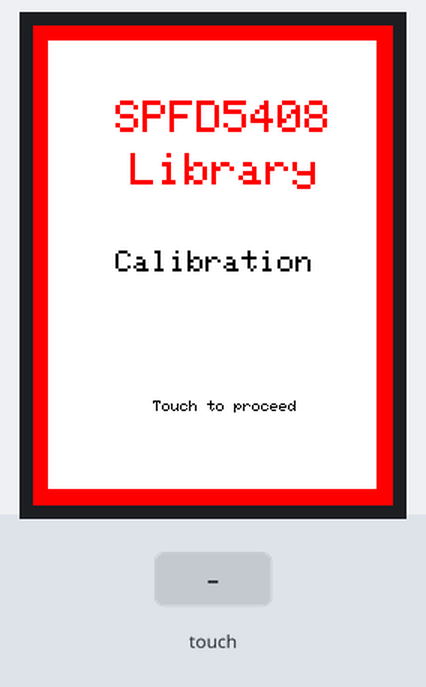
Bench run of a sketch on a simulated Arduino Mega 2560, built with avr-gcc and run on an emulated ATmega2560. Parts: 240×320 colour display. The test bench sets the inputs (shaded band). What the sketch prints to the serial monitor is not drawn.

Above: at 1.1 s.
1.2 s: touch panel pressed at 13 % / 10 % of its raw x / y range
At 1.7 s:
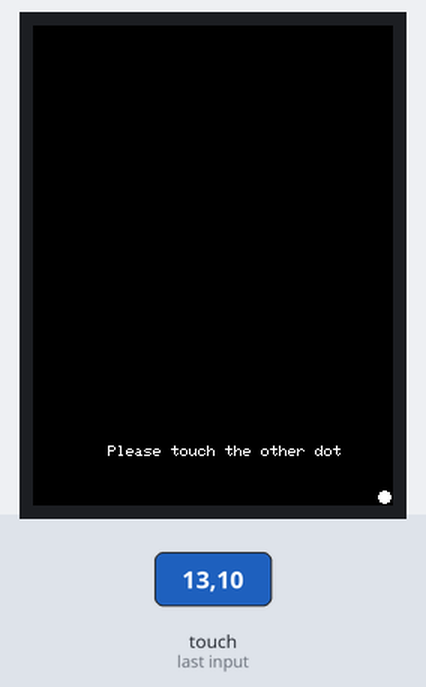
2.8 s: touch panel pressed at 87 % / 90 % of its raw x / y range
At 3.8 s:
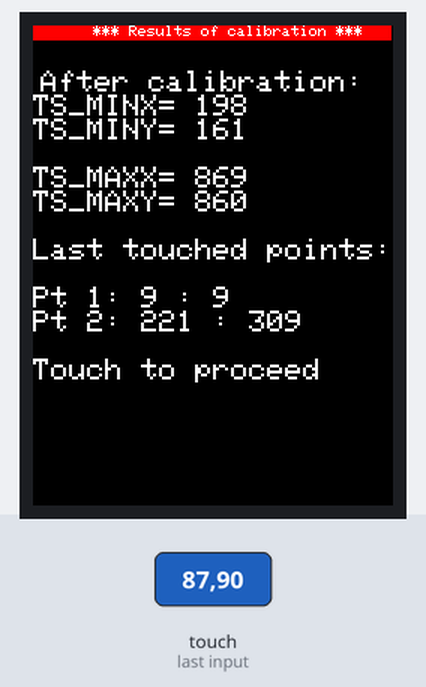
4.7 s: touch panel pressed at 38 % / 10 % of its raw x / y range
At 5.9 s:
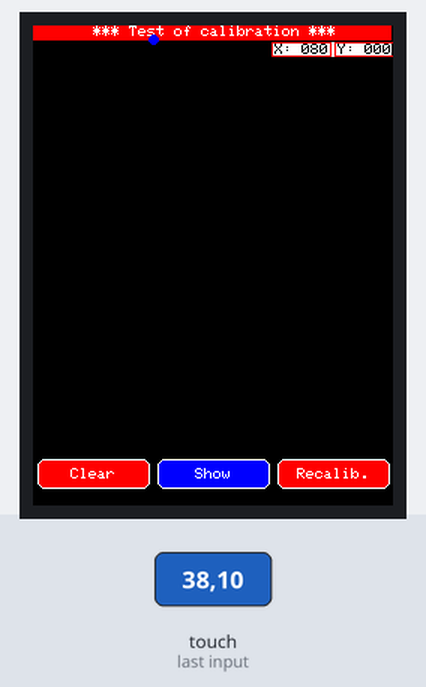
Timing chart, 0 to 7.7 s (numbered marks = the images above; inputs shaded):
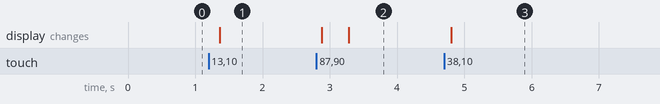

Measured:
- after the input at 1.2 s, the display: changes after 0.16 s (image 1)
- after the input at 2.8 s, the display: first changes after 0.08 s (image 2 shows a later state)
- after the input at 4.7 s, the display: changes after 0.11 s (image 3)

The sketch:

testTFTMega.ino
```cpp
///////////////
// Sketch: Calibrate - Calibrate TFT SPFD5408 Touch
// Author: Joao Lopes F. - joaolopesf@gmail.com
//
// Versions:
//    - 0.9.0  First beta - July 2015
//    - 0.9.1  Rotation for Mega
// Comments:
//    Show the calibration parameters to put in your code
//    Please use a small like the eraser on a pencil for best results
//
//    Code for buttons, based on Adafruit arduin_o_phone example
///////////////

// library SPFD5408

#include <SPFD5408_Adafruit_GFX.h>    // Core graphics library
#include <SPFD5408_Adafruit_TFTLCD.h> // Hardware-specific library
#include <SPFD5408_TouchScreen.h>     // Touch library

// Calibrates value
#define SENSIBILITY 300
#define MINPRESSURE 10
#define MAXPRESSURE 1000

//These are the pins for the shield!
#define YP A1
#define XM A2
#define YM 7
#define XP 6

/*
//Macros replaced by variables
#define TS_MINX 150
#define TS_MINY 120
#define TS_MAXX 920
#define TS_MAXY 940
*/
short TS_MINX=150;
short TS_MINY=120;
short TS_MAXX=920;
short TS_MAXY=940;

// Init TouchScreen:

TouchScreen ts = TouchScreen(XP, YP, XM, YM, SENSIBILITY);

// LCD Pin

#define LCD_CS A3
#define LCD_CD A2
#define LCD_WR A1
#define LCD_RD A0
#define LCD_RESET A4 // Optional : otherwise connect to Arduino's reset pin

// Assign human-readable names to some common 16-bit color values:
#define BLACK   0x0000
#define BLUE    0x001F
#define RED     0xF800
#define GREEN   0x07E0
#define CYAN    0x07FF
#define MAGENTA 0xF81F
#define YELLOW  0xFFE0
#define WHITE   0xFFFF

// Init LCD

Adafruit_TFTLCD tft(LCD_CS, LCD_CD, LCD_WR, LCD_RD, LCD_RESET);

// Dimensions

uint16_t width = 0;
uint16_t height = 0;

// Buttons

#define BUTTONS 3
#define BUTTON_CLEAR 0
#define BUTTON_SHOW 1
#define BUTTON_RESET 2

Adafruit_GFX_Button buttons[BUTTONS];

uint16_t buttons_y = 0;

//-- Setup

void setup(void) {

  // Serial por for debug, not works if shield is plugged in arduino

  Serial.begin(9600);

  // Inicialize the controller

  tft.reset();

  tft.begin(0x9341);

  tft.setRotation(0); // Need for the Mega, please changed for your choice or rotation initial

  width = tft.width() - 1;
  height = tft.height() - 1;

  // Debug

  Serial.println(F("TFT LCD test"));
  Serial.print("TFT size is ");
  Serial.print(tft.width());
  Serial.print("x");
  Serial.println(tft.height());

  // UI

  initializeButtons();

  // Border

  drawBorder();

  // Initial screen

  tft.setCursor (55, 50);
  tft.setTextSize (3);
  tft.setTextColor(RED);
  tft.println("SPFD5408");
  tft.setCursor (65, 85);
  tft.println("Library");
  tft.setCursor (55, 150);
  tft.setTextSize (2);
  tft.setTextColor(BLACK);
  tft.println("Calibration");

  tft.setCursor (80, 250);
  tft.setTextSize (1);
  tft.setTextColor(BLACK);
  tft.println("Touch to proceed");

  // Wait touch

  waitOneTouch();

  // Calibrate it

  calibrate_TS();

  // Wait touch

  waitOneTouch();

  // Calibration

  showCalibration();

}

// -- Loop

void loop()
{
  // Test of calibration

  TSPoint p;

  // Wait a touch

  digitalWrite(13, HIGH);

  p = waitOneTouch();

  digitalWrite(13, LOW);

  // Map of values

//  p.x = map(p.x, TS_MINX, TS_MAXX, 0, tft.width());
//  p.y = map(p.y, TS_MINY, TS_MAXY, 0, tft.height());

  p.x = mapXValue(p);
  p.y = mapYValue(p);

  // Draw a point

  tft.fillCircle(p.x, p.y, 3, BLUE);

  // Show touch screen point (TSPOINT)

  showTouched(p);

  // Buttons

  // Go thru all the buttons, checking if they were pressed

  for (uint8_t b=0; b<BUTTONS; b++) {

    if (buttons[b].contains(p.x, p.y)) {

        // Action

        switch  (b) {

          case BUTTON_CLEAR:

              // Clear

              showCalibration();

              break;

          case BUTTON_SHOW:

              // Clear

              showResults();

              tft.println();
              tft.println("Touch to proceed");

              waitOneTouch();

              showCalibration();

              break;

          case BUTTON_RESET:

              // New calibration

              calibrate_TS();

              waitOneTouch();

              showCalibration();

              break;
        }
    }
  }

}

// Calibration of Touch Screen (resistive)

void calibrate_TS(void) {

  // Based in code posted in https://forum.arduino.cc/index.php?topic=223769.15

  TSPoint p1, p2;
  int16_t temp;
  int32_t tempL;

  tft.fillScreen(BLACK);

  tft.fillCircle(4,4,4,WHITE); //show the first point
  tft.setCursor(5, 30);
  tft.setTextColor(WHITE);
  tft.setTextSize(1);
  tft.println("Please touch the dot");

  uint16_t limit = 40;

  do {

    p1 = waitOneTouch();

  } while (!(mapXValue(p1) < limit && mapYValue(p1) < limit));

  tft.fillScreen(BLACK);

  tft.fillCircle(234,314,4,WHITE); //show the 2nd point
  tft.setCursor(50, 280);
  tft.println("Please touch the other dot");
  delay (500); // debunce

  do {

    p2 = waitOneTouch();

  } while (!(mapXValue(p2) > (width - limit) && mapYValue(p2) > (height - limit)));

  tft.fillScreen(BLACK);

  delay (300);

  temp=p2.x-p1.x; // Calculate the new coefficients, get X difference
  tempL=((long)temp*1024)/(tft.width()-20);
  TS_MINX=p1.x-( (tempL*10)>>10);// 10 pixels du bord
  TS_MAXX=p1.x+( (tempL*tft.width())>>10);// 220 pixels entre points
  temp=p2.y-p1.y; // ¨get Y difference
  tempL=((long)temp*1024)/(tft.height()-20);
  TS_MINY=p1.y-( (tempL*10)>>10);// 10 pixels du bord
  TS_MAXY=TS_MINY+( (tempL*tft.height())>>10);

  // Show results

  showResults();

//  p1.x = map(p1.x, TS_MAXX,TS_MINX, tft.width(), 0);
//  p1.y = map(p1.y, TS_MAXY,TS_MINY, tft.height(), 0);
//  p2.x = map(p2.x, TS_MAXX,TS_MINX, tft.width(), 0);
//  p2.y = map(p2.y, TS_MAXY,TS_MINY, tft.height(), 0);

    p1.x = mapXValue(p1);
    p1.y = mapYValue(p1);
    p2.x = mapXValue(p2);
    p2.y = mapYValue(p2);

  tft.println();
  tft.println("Last touched points: ");
  tft.print("Pt 1: ");tft.print(p1.x);tft.print(" : ");tft.println(p1.y);
  tft.print("Pt 2: ");tft.print(p2.x);tft.print(" : ");tft.println(p2.y);

  tft.println();

  // Wait a touch

  tft.println("Touch to proceed");

  waitOneTouch();
}
// wait 1 touch to return the point

TSPoint waitOneTouch() {

  TSPoint p;

  do {
    p= ts.getPoint();

    pinMode(XM, OUTPUT); //Pins configures again for TFT control
    pinMode(YP, OUTPUT);

  } while((p.z < MINPRESSURE )|| (p.z > MAXPRESSURE));

  return p;
}

// Draw a border

void drawBorder () {

  uint16_t width = tft.width() - 1;
  uint16_t height = tft.height() - 1;
  uint8_t border = 10;

  tft.fillScreen(RED);
  tft.fillRect(border, border, (width - border * 2), (height - border * 2), WHITE);

}

// Show a screen of calibration

void showCalibration() {

  // Clear

  tft.fillScreen(BLACK);
  tft.setTextSize (1);

  // Header

  tft.fillRect(0, 0, width, 10, RED);

  tft.setCursor (40, 0);
  tft.setTextColor(WHITE);
  tft.println("*** Test of calibration ***");

  // Footer

  TSPoint p; // Only for show initial values
  p.x=0;
  p.y=0;
  p.z=0;

  showTouched(p);

  // Buttons

  for (uint8_t i=0; i<3; i++) {
      buttons[i].drawButton();
  }

}

// Show the coordinates

void showTouched(TSPoint p) {

  uint8_t w = 40; // Width
  uint8_t h = 10; // Heigth
  uint8_t x = (width - (w*2)); // X
  uint8_t y = 11; // Y

  tft.fillRect(x, y, w*2, h, WHITE); // For cleanup

  tft.drawRect(x, y, w, h, RED); // For X
  tft.drawRect(x+w+2, y, w*2, h, RED); // For Y

  tft.setTextColor(BLACK);
  tft.setCursor(x+2, y + 1);
  tft.print("X: ");
  showValue(p.x);

  tft.setCursor(x+2+w+2, y + 1);
  tft.print("Y: ");
  showValue(p.y);

}

// Show a value of TSPoint

void showValue (uint16_t value) {

  if (value < 10)
    tft.print("00");
  if (value < 100)
    tft.print("0");

  tft.print(value);

}

// Show results of calibration

void showResults() {

  tft.fillScreen(BLACK);

  // Header

  tft.fillRect(0, 0, width, 10, RED);

  tft.setCursor (40, 0);
  tft.setTextColor(WHITE);
  tft.println("*** Results of calibration ***");

  // Results

  tft.setCursor(5, 30);
  tft.setTextSize(2);
  tft.println("After calibration: ");
  tft.print("TS_MINX= ");tft.println(TS_MINX);
  tft.print("TS_MINY= ");tft.println(TS_MINY);
  tft.println();
  tft.print("TS_MAXX= ");tft.println(TS_MAXX);
  tft.print("TS_MAXY= ");tft.println(TS_MAXY);

}

// Initialize buttons

void initializeButtons() {

  uint16_t x = 40;
  uint16_t y = height - 20;
  uint16_t w = 75;
  uint16_t h = 20;

  uint8_t spacing_x = 5;

  uint8_t textSize = 1;

  char buttonlabels[3][20] = {"Clear", "Show", "Recalib."};
  uint16_t buttoncolors[15] = {RED, BLUE, RED};

  for (uint8_t b=0; b<3; b++) {
    buttons[b].initButton(&tft,                           // TFT object
                  x+b*(w+spacing_x),  y,                  // x, y,
                  w, h, WHITE, buttoncolors[b], WHITE,    // w, h, outline, fill,
                  buttonlabels[b], textSize);             // text
  }

  // Save the y position to avoid draws

  buttons_y = y;

}

// Map the coordinate X

uint16_t mapXValue(TSPoint p) {

  uint16_t x = map(p.x, TS_MINX, TS_MAXX, 0, tft.width());

  //Correct offset of touch. Manual calibration
  //x+=1;

  return x;

}

// Map the coordinate Y

uint16_t mapYValue(TSPoint p) {

  uint16_t y = map(p.y, TS_MINY, TS_MAXY, 0, tft.height());

  //Correct offset of touch. Manual calibration
  //y-=2;

  return y;
}
```
